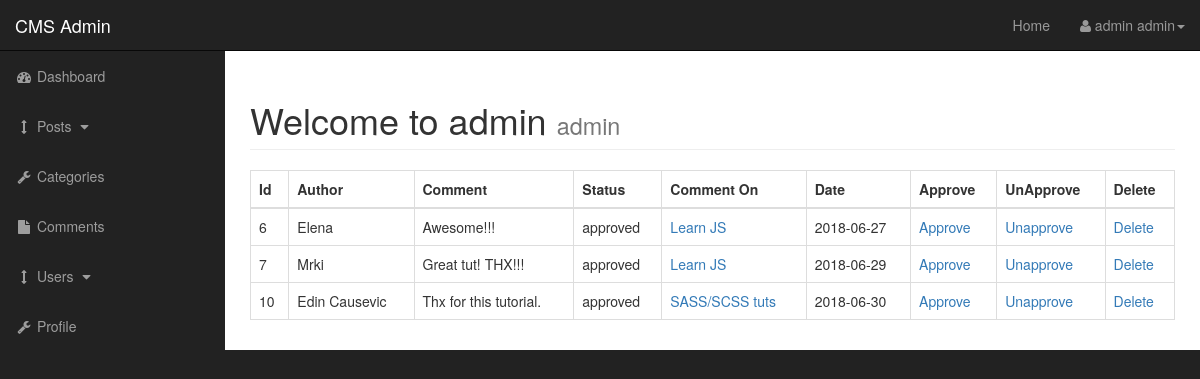
Screenshot of /admin/comments.php (signed in) with the database file from the repository.
### tables this page shows
CREATE TABLE `comments` (
  `comment_id` int(3) NOT NULL,
  `comment_post_id` int(3) NOT NULL,
  `comment_author` varchar(255) NOT NULL,
  `comment_email` varchar(255) NOT NULL,
  `comment_content` text NOT NULL,
  `comment_status` varchar(255) NOT NULL,
  `comment_date` date NOT NULL
);

CREATE TABLE `posts` (
  `post_id` int(3) NOT NULL,
  `post_category_id` varchar(255) NOT NULL,
  `post_title` varchar(255) NOT NULL,
  `post_author` varchar(255) NOT NULL,
  `post_date` date NOT NULL,
  `post_image` text NOT NULL,
  `post_content` text NOT NULL,
  `post_tags` varchar(255) NOT NULL,
  `post_comment_count` int(12) NOT NULL,
  `post_status` varchar(255) NOT NULL DEFAULT 'draft'
);

### admin/includes/view_all_comments.php (the view, shortened to what this page needs)
<table class="table table-bordered table-hover">
<thead>
<tr>
    <th>Id</th>
    <th>Author</th>
    <th>Comment</th>
    <th>Status</th>
    <th>Comment On</th>
    <th>Date</th>
    <th>Approve</th>
    <th>UnApprove</th>
    <th>Delete</th>
</tr>
</thead>
<tbody>
<?php
    $query = "SELECT * FROM comments";
    $commentsResult = mysqli_query($connection, $query);
    while($row = mysqli_fetch_assoc($commentsResult)) {
        $comment_id = $row['comment_id'];
        $comment_post_id = $row['comment_post_id'];
        $comment_author = $row['comment_author'];
        $comment_content = $row['comment_content'];
        $comment_status = $row['comment_status'];
        $comment_date = $row['comment_date'];
        echo "<tr>";
        echo "<td>$comment_id</td>";
        echo "<td>$comment_author</td>";
        echo "<td>$comment_content</td>";
        echo "<td>$comment_status</td>";
        $query = "SELECT post_title, post_id FROM posts WHERE post_id=$comment_post_id";
        $post_title_response = mysqli_query($connection, $query);
        while($row = mysqli_fetch_assoc($post_title_response)) {
            $post_id = $row['post_id'];
            $post_title = $row['post_title'];
            echo "<td><a href='../post.php?p_id=$post_id'>$post_title</a></td>";
        }
        echo "<td>$comment_date</td>";
        echo "<td><a href='comments.php?approve=$comment_id'>Approve</a></td>";
        echo "<td><a href='comments.php?unapprove=$comment_id'>Unapprove</a></td>";
        echo "<td><a href='comments.php?delete=$comment_id'>Delete</a></td>";
        echo "</tr>";
    }
?>
</tbody>
</table>

### admin/css/sb-admin.css (style rules this page uses)
body { margin-top: 100px; background-color: #222; }
@media (min-width:768px) { body { margin-top: 50px; } }

### rows the page displays
comments: comment_id "6", comment_author "Elena", comment_content "Awesome!!!", comment_status "approved", comment_date "2018-06-27"
posts: post_title "Learn JS"
comments: comment_id "7", comment_author "Mrki", comment_content "Great tut! THX!!!", comment_status "approved", comment_date "2018-06-29"
comments: comment_id "10", comment_author "Edin Causevic", comment_content "Thx for this tutorial.", comment_status "approved", comment_date "2018-06-30"
posts: post_title "SASS/SCSS tuts"

### other values shown
$_SESSION['firstname'] "admin"
$_SESSION['lastname'] "admin"
$_SESSION['username'] "admin"
